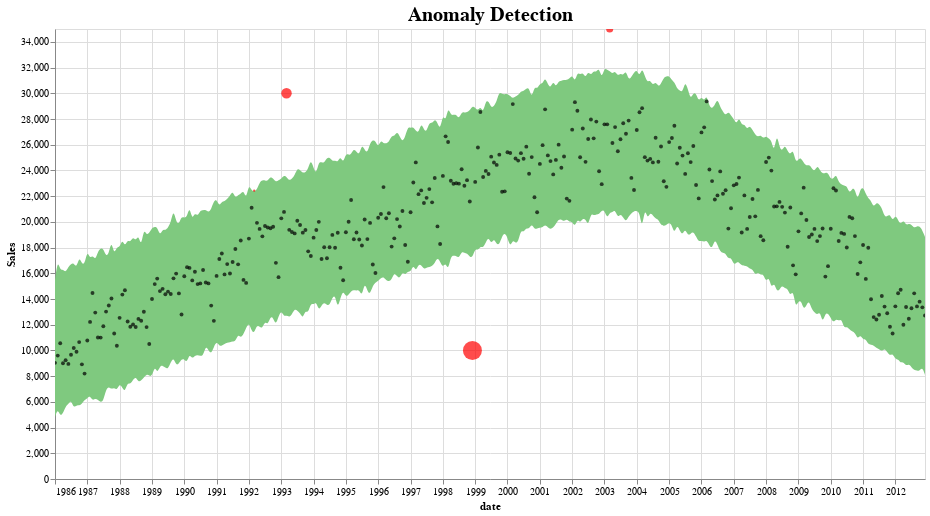

Source (notebook cell):
### Code cell
def plot_anomalies(forecasted):
    interval = alt.Chart(forecasted).mark_area(interpolate="basis", color = '#7FC97F').encode(
    x=alt.X('ds:T',  title ='date'),
    y='yhat_upper',
    y2='yhat_lower',
    tooltip=['ds', 'fact', 'yhat_lower', 'yhat_upper']
    ).interactive().properties(
        title='Anomaly Detection'
    )

    fact = alt.Chart(forecasted[forecasted.anomaly==0]).mark_circle(size=15, opacity=0.7, color = 'Black').encode(
        x='ds:T',
        y=alt.Y('fact', title='Sales'),    
        tooltip=['ds', 'fact', 'yhat_lower', 'yhat_upper']
    ).interactive()

    anomalies = alt.Chart(forecasted[forecasted.anomaly!=0]).mark_circle(size=30, color = 'Red').encode(
        x='ds:T',
        y=alt.Y('fact', title='Sales'),    
        tooltip=['ds', 'fact', 'yhat_lower', 'yhat_upper'],
        size = alt.Size( 'importance', legend=None)
    ).interactive()

    return alt.layer(interval, fact, anomalies)\
              .properties(width=870, height=450)\
              .configure_title(fontSize=20)
              
plot_anomalies(pred)

### Figure 1 — Vega-Lite specification as saved in the notebook (floating-point values rounded to 4 significant figures; data arrays with more than 128 entries replaced by an {"elided": "..."} marker saying what was removed)
{"config": {"view": {"continuousWidth": 300, "continuousHeight": 300}, "title": {"fontSize": 20}}, "layer": [{"data": {"name": "data-0776337d7efdbb2325661efd9dd08a2f"}, "mark": {"type": "area", "color": "#7FC97F", "interpolate": "basis"}, "encoding": {"tooltip": [{"field": "ds", "type": "temporal"}, {"field": "fact", "type": "quantitative"}, {"field": "yhat_lower", "type": "quantitative"}, {"field": "yhat_upper", "type": "quantitative"}], "x": {"field": "ds", "title": "date", "type": "temporal"}, "y": {"field": "yhat_upper", "type": "quantitative"}, "y2": {"field": "yhat_lower"}}, "name": "view_4", "title": "Anomaly Detection"}, {"data": {"name": "data-bfd4532cabde0e6e75df46e90297619c"}, "mark": {"type": "circle", "color": "Black", "opacity": 0.7, "size": 15}, "encoding": {"tooltip": [{"field": "ds", "type": "temporal"}, {"field": "fact", "type": "quantitative"}, {"field": "yhat_lower", "type": "quantitative"}, {"field": "yhat_upper", "type": "quantitative"}], "x": {"field": "ds", "type": "temporal"}, "y": {"field": "fact", "title": "Sales", "type": "quantitative"}}, "name": "view_5"}, {"data": {"name": "data-0c8ce73f1d24c7c71b3c91700e1acf64"}, "mark": {"type": "circle", "color": "Red", "size": 30}, "encoding": {"size": {"field": "importance", "legend": null, "type": "quantitative"}, "tooltip": [{"field": "ds", "type": "temporal"}, {"field": "fact", "type": "quantitative"}, {"field": "yhat_lower", "type": "quantitative"}, {"field": "yhat_upper", "type": "quantitative"}], "x": {"field": "ds", "type": "temporal"}, "y": {"field": "fact", "title": "Sales", "type": "quantitative"}}, "name": "view_6"}], "height": 450, "params": [{"name": "param_4", "select": {"type": "interval", "encodings": ["x", "y"]}, "bind": "scales", "views": ["view_4"]}, {"name": "param_5", "select": {"type": "interval", "encodings": ["x", "y"]}, "bind": "scales", "views": ["view_5"]}, {"name": "param_6", "select": {"type": "interval", "encodings": ["x", "y"]}, "bind": "scales", "views": ["view_6"]}], "width": 870, "$schema": "https://vega.github.io/schema/vega-lite/v5.20.1.json", "datasets": {"data-0776337d7efdbb2325661efd9dd08a2f": {"elided": "324 records"}, "data-bfd4532cabde0e6e75df46e90297619c": {"elided": "320 records"}, "data-0c8ce73f1d24c7c71b3c91700e1acf64": [{"ds": "1992-03-01T00:00:00", "trend": 17140.0, "yhat": 17140.0, "yhat_lower": 11320.0, "yhat_upper": 22370.0, "fact": 22425, "anomaly": 1, "importance": 0.002341}, {"ds": "1993-03-01T00:00:00", "trend": 18100.0, "yhat": 18100.0, "yhat_lower": 12750.0, "yhat_upper": 23510.0, "fact": 30000, "anomaly": 1, "importance": 0.2164}, {"ds": "1998-12-01T00:00:00", "trend": 23210.0, "yhat": 23210.0, "yhat_lower": 17210.0, "yhat_upper": 29020.0, "fact": 10000, "anomaly": -1, "importance": 0.7208}, {"ds": "2003-03-01T00:00:00", "trend": 26150.0, "yhat": 26150.0, "yhat_lower": 20740.0, "yhat_upper": 31740.0, "fact": 35000, "anomaly": 1, "importance": 0.09326}]}}
